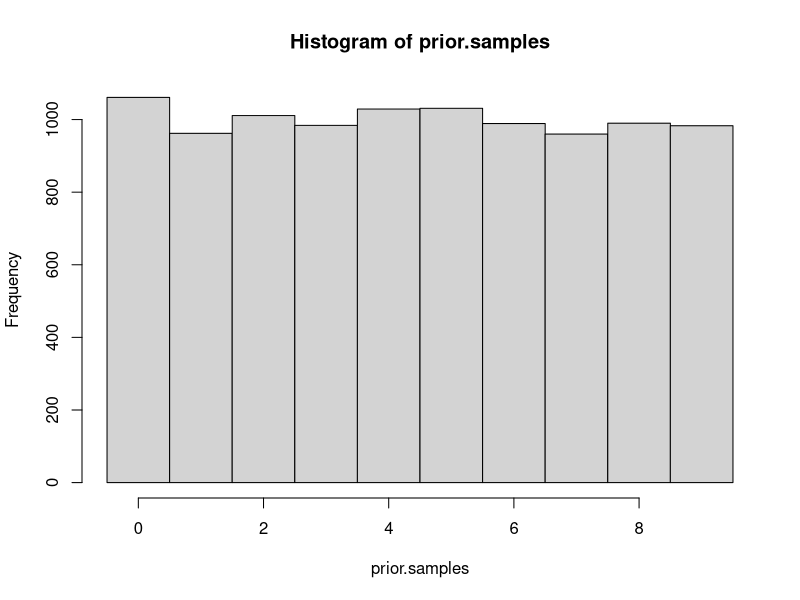
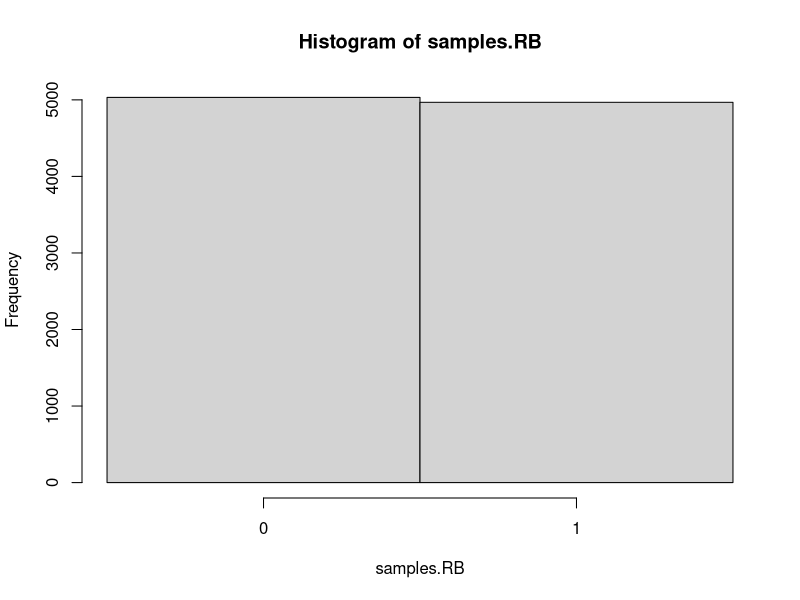
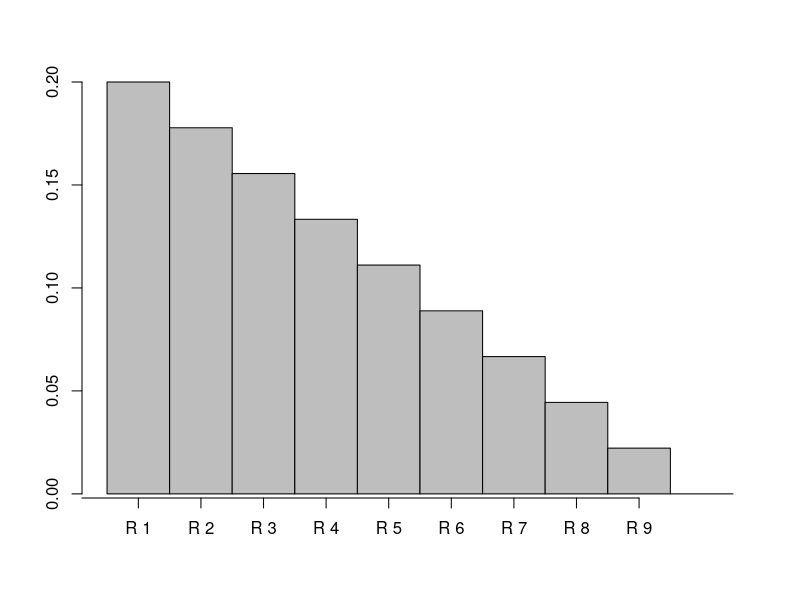
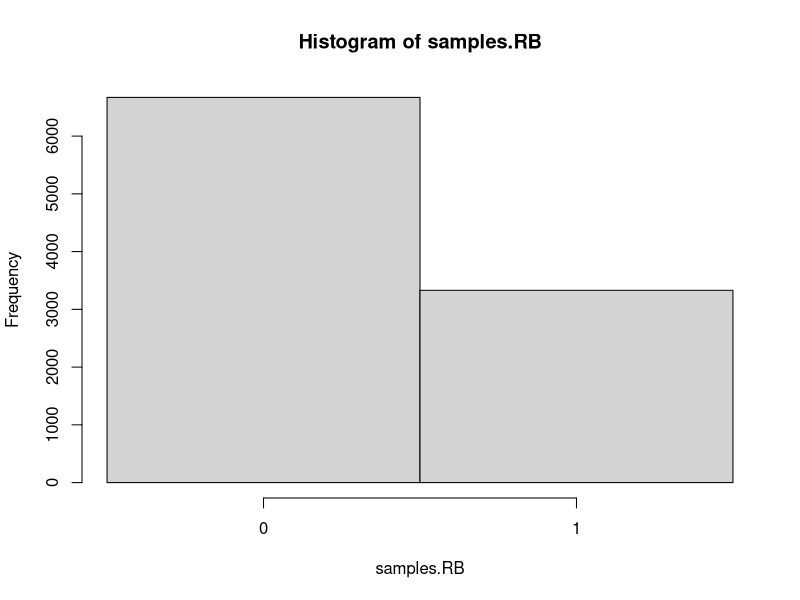

The R source for these figures, in order:
## ---- chunk 1
p.hypotheses <- rep(0.1,10)
print(p.hypotheses)
## ---- chunk 2
prior.samples <- sample(0:9,
                       10000,
                       replace = TRUE,
                       # the prob parameter allows to specify the probability
                       # of each hypothesis.
                       prob=p.hypotheses)
head(prior.samples)
## ---- chunk 3
hist(
  prior.samples,
  # this is to have the x ticks centered below the bars
  breaks=seq(min(prior.samples)-0.5, max(prior.samples)+0.5, by=1)
)
## ---- chunk 4
p.RB <- prior.samples / 9
head(p.RB)
## ---- chunk 5
samples.RB <- rbinom(
  n=length(p.RB),
  size=1,
  prob=p.RB
)
head(samples.RB)
## ---- chunk 6
hist(
  samples.RB,
  breaks=seq(min(samples.RB)-0.5, max(samples.RB)+0.5, by=1),
  xaxt='n'
)
axis(1,at=c(0,1))
## ---- chunk 7
likelihood <- (9-c(0:9)) / 9 
print(likelihood)
## ---- chunk 8
p.R3 <- p.hypotheses[3]
print(paste('p(R3)=', p.R3))

p.BB.given.R3 <- likelihood[3]
print(paste('p(BB|R3)=', p.BB.given.R3))

evidence <- sum(likelihood*p.hypotheses)
print(paste('p(BB)=', p.BB.given.R3))

p.R3.given.BB <- p.R3 * p.BB.given.R3 / evidence
print(paste('p(R3|BB)=', p.R3.given.BB))
## ---- chunk 9
posterior <- c()
for (i in c(1:10)){
  p.Ri.given.BB <- p.hypotheses[i] * likelihood[i] / evidence
  print(paste('p(R', i, '|BB)=', p.Ri.given.BB))
  posterior <- c(posterior, p.Ri.given.BB)
}
## ---- chunk 10
print(sum(posterior))
## ---- chunk 11
barplot(posterior,space=0)
axis(1,at=c(0:9)-0.5, labels=paste('R', c(0:9)))
## ---- chunk 12
# don't worry too much about 'cat'
# if you're curious why not print, try 
# to use print(paste('Prior vector: ', p.hypotheses)) instead
cat('Prior vector: ', p.hypotheses)
## ---- chunk 13
likelihood.array <- cbind(
  c(0:9)/9,
  1-(c(0:9)/9)
)
rownames(likelihood.array) <- paste('R',c(0:9),sep='')
colnames(likelihood.array) <- c('RB', 'BB')
print(likelihood.array)
## ---- chunk 14
bayes.numerator <- likelihood.array * p.hypotheses
print(bayes.numerator)
## ---- chunk 15
posterior <- t(t(bayes.numerator)/colSums(bayes.numerator))
print(posterior)
## ---- chunk 16
# only change is here
p.hypotheses <- c(0.4, rep(0.6/9,9))

# Same code as above
prior.samples <- sample(0:9,
                       10000,
                       replace = TRUE,
                       # the prob parameter allows to specify the probability
                       # of each hypothesis.
                       prob=p.hypotheses)
p.RB <- prior.samples / 9
samples.RB <- rbinom(
  n=length(p.RB),
  size=1,
  prob=p.RB
)
hist(
  samples.RB,
  breaks=seq(min(samples.RB)-0.5, max(samples.RB)+0.5, by=1),
  xaxt='n'
)
axis(1,at=c(0,1))
